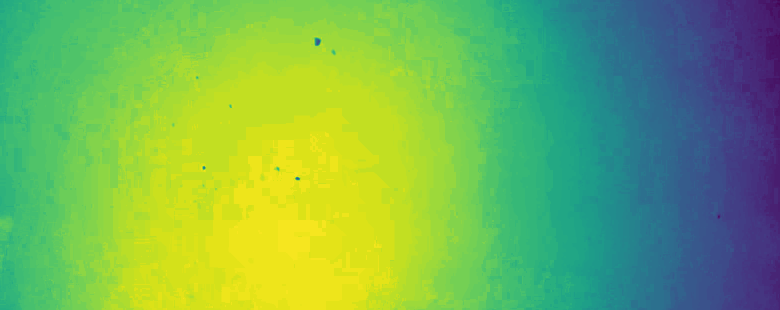
#> input picture IMG_1952/temporal/fotograma_0O_393.png, 1560 x 620 px (shown at 1/2 size); its folder holds 4 pictures in this run
$ python despliega_serie_imagenes_local.py
#> lines starting #> are read from the running program, lines starting #| are printed output that depends on the picture
import matplotlib.pyplot as plt
import matplotlib.image as img
import numpy as np
import time

pat = 'temporal/'

prefijo = 'fotograma_0O_'

fig, ax = plt.subplots()
ax.axis('off')

for i in range(393,472):
  print(i)
  file = prefijo+str(i)+'.png'
  imgn = img.imread(pat+file)
#> imgn is the input picture: shape (620, 1560, 4) float32; mean R, G, B, A 0.458, 0.696, 0.344, 1
  imgn = imgn[:,:,0]
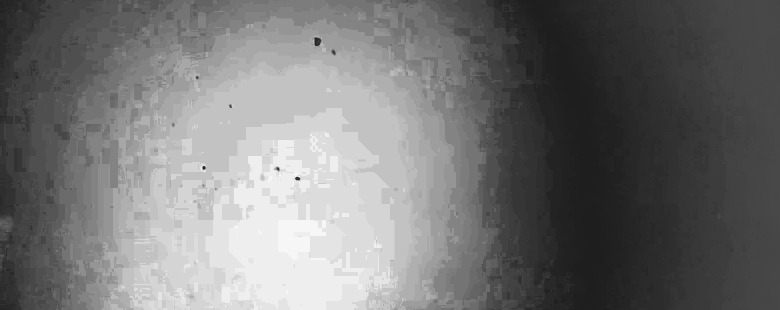
#> imgn: shape (620, 1560) float32 (shown at 1/2 size); min 0.118, max 0.992, mean 0.456
  ax.imshow(imgn, cmap='gray')
  plt.draw()       # Fuerza el redibujado de la figura
  plt.pause(1.0)   # Pausa el script por 1.0 segundos antes de la siguiente imagen
  ax.clear()       # Limpia el eje para evitar sobreponer imágenes
#> pass 2 of the loop `for i in range(393,472):`:
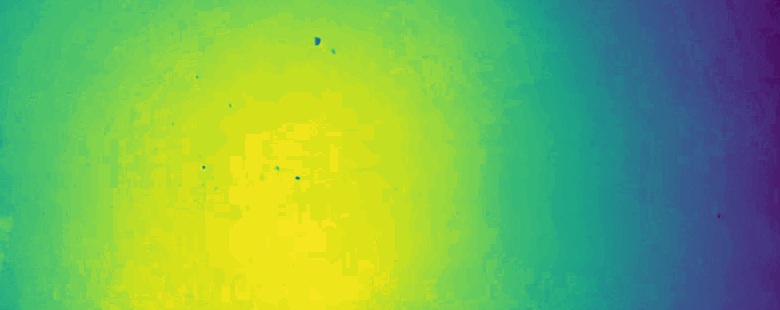
#> input picture IMG_1952/temporal/fotograma_0O_394.png, 1560 x 620 px (shown at 1/2 size)
#> imgn is the input picture: shape (620, 1560, 4) float32; mean R, G, B, A 0.464, 0.698, 0.341, 1
#> `imgn = imgn[:,:,0]`:
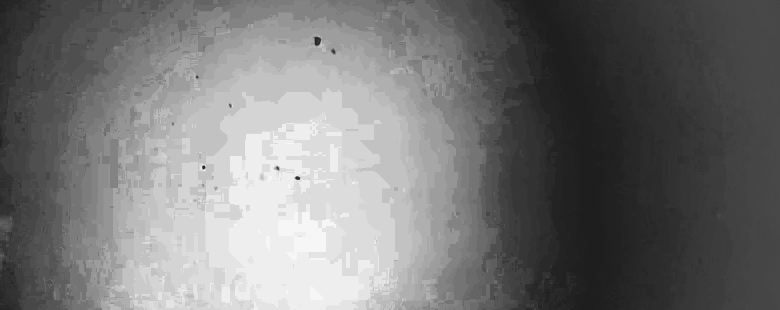
#> imgn: shape (620, 1560) float32 (shown at 1/2 size); min 0.118, max 0.992, mean 0.462
#> pass 3 of the loop `for i in range(393,472):`:
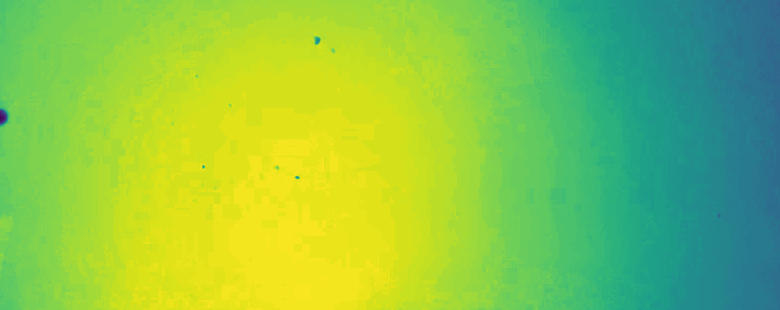
#> input picture IMG_1952/temporal/fotograma_0O_395.png, 1560 x 620 px (shown at 1/2 size)
#> imgn is the input picture: shape (620, 1560, 4) float32; mean R, G, B, A 0.533, 0.776, 0.295, 1
#> `imgn = imgn[:,:,0]`:
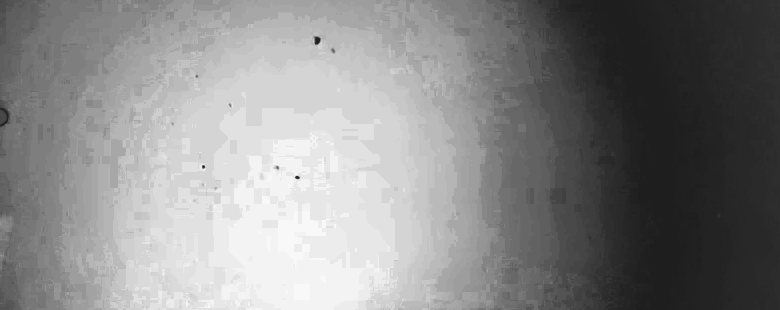
#> imgn: shape (620, 1560) float32 (shown at 1/2 size); min 0.118, max 0.992, mean 0.533
#> (the run stopped early here; a loop or call above may not have finished)
